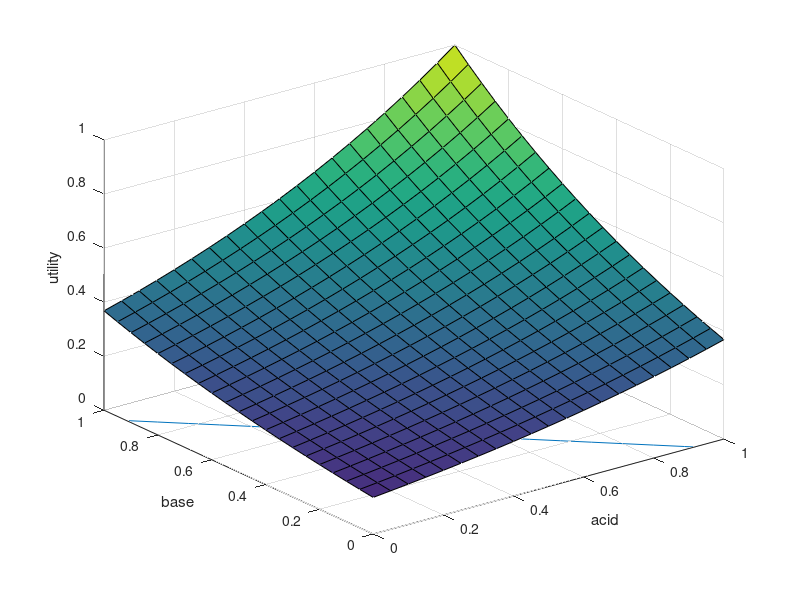

The MATLAB script that drew this image: (Note: this script raises an error after producing the figure.)
clear all
hold off
%x = -10:0.5:10;
x = 0:0.05:1;
[X,Y] = meshgrid(x);
%Z = -(Y.^2)+(X*-Y) ;
%Z = exp((X+Y) - (X-Y).^2);
%Z = (abs(X)./abs(Y)) - ((X-Y).^3);
Z = exp((-X.*Y) - ((X-Y).^2)+1)/exp(1);
W = -(X.^2) + (X.*Y) - (Y.^2) +1;
u = 0.9;
%y = 0.5 * (x + sqrt((-4*u) - (3* (x.^2)) + 4));
%z = 0.5 * (x - sqrt((-4*u) - (3* (x.^2)) + 4));
%contour3(X,Y,Z,30)
%hold on
surf(X,Y,Z)
hold on
ylim([0,1])
%plot(x,y)
%plot(x,z)
xlabel('x')
ylabel('y')
zlabel('z')


%x^2+2*x*y+y^2=0;

%%
x = [0:1:100];
%y = [0:.7:300];
alpha = 0.3;
[X1,X2] = meshgrid(x, x);
for i =1:length(X1)
    for j=1:length(X1(1,:))
        Y1(i,j)=0;
        Y1(i,j) = i/j;
        if (Y1(i,j)<5)
            Y2(i,j) = 1;
        else
            Y2(i,j)= 0;
        end
    end

end

%surf(X1, X2, Y1)
%surf(X1,X2,Y2)
%%
x = 0:0.025:1;
[X,Y] = meshgrid(x);
Z = Y.*exp(-(X+0.3).^2-((Y).^2));
contour3(X,Y,Z,30)
xlabel('water')
ylabel('base')
zlabel('utility')
%%
hold off
clear all
x = 0:0.05:1;
[X,Y] = meshgrid(x);
Z = exp(X+Y)/exp(2);
W = exp(X+X)/exp(1);
normZ = Z - min(Z(:));
normZ = normZ ./ max(normZ(:)); % *
surf(X,Y,Z)
%contour3(X,Y,Z,50)

xlabel('acid')
ylabel('base')
zlabel('utility')

%%
hold on
%[t1,t2] = meshgrid(x);
%t2 = t2+log(0.4415);
%z = 1.2 * ones(1,21);
%t3 = meshgrid(z);

%surf(t1,t2,t3)
acid = 0.3;
base = 0.3;
scatter(acid,base);
u = 0.4;
ylim([0 1])
plot(x, (-x-log(u)));
a = 0.5*(-(log(u))+acid-base)
b = 0.5*(-(log(u))-acid+base)
scatter(a,b)
%bod = [0.7;0.3];
%scatter(bod)
%plot(bod)
%%
%%
clear all
hold off
x = 1:10;
y = 11:20;
z = x'*y;
c = randi(10,10);
sliceomatic(x,y,z,c)
%%
clear all
x = 0:0.05:1;
[X,Y,Z] = meshgrid(x, x, x);
c = exp(X+Y+Z);
sliceomatic1p0(c)
%%
clear all
[x,y,z] = meshgrid(-2:.2:2, -2:.25:2, -2:.16:2);
v = x .* exp(-x.^2 - y.^2 - z.^2);
sliceomatic(v)
%%
x = 0:0.05:1;
[X,Y] = meshgrid(x);
Z = 0.5 * (-abs(X).^2+abs(Y).^2);
normZ = Z - min(Z(:));
normZ = normZ ./ max(normZ(:)); % *
contour3(X,Y,Z,50)
xlabel('water')
ylabel('base')
zlabel('utility')

%%
clear all
x = [0:.05:1];
[X1,X2] = meshgrid(x, x);
for i =1:length(X1)
    for j=1:length(X1(1,:))
        Y1(i,j)=0;
        Y1(i,j) = 0.1*log(i) /( 0.1*log(j));
        if (Y1(i,j)<1)
            Y2(i,j) = 1;
        else
            Y2(i,j)= 0;
        end
    end

end

surf(X1, X2, Y1)
%surf(X1,X2,Y2)
xlabel('x_1 or i')
ylabel('x_2 or j')
zlabel('utility')


%%
clear all
x = [-1:0.1:5];
plot(x, (0.5*log(x)) + 0.5*log(10));
%%
clear all
hold off
x = [0:0.05:1];
%y = x.^2;
plot(x,x-0.2)
hold on
plot(x, x+0.2);
ylim([0 1]);
%%

%%
clear all
x = [0:.05:1];
[X1,X2] = meshgrid(x, x);
for i =1:length(X1)
    for j=1:length(X1(1,:))
        Y1(i,j)=0;
        Y1(i,j) = 0.3*i - 0.4*j;
        if (Y1(i,j)<1)
            Y2(i,j) = 1;
        else
            Y2(i,j)= 0;
        end
    end

end

surf(X1, X2, Y1)
%surf(X1,X2,Y2)
xlabel('x_1 or i')
ylabel('x_2 or j')
zlabel('utility')


%%
